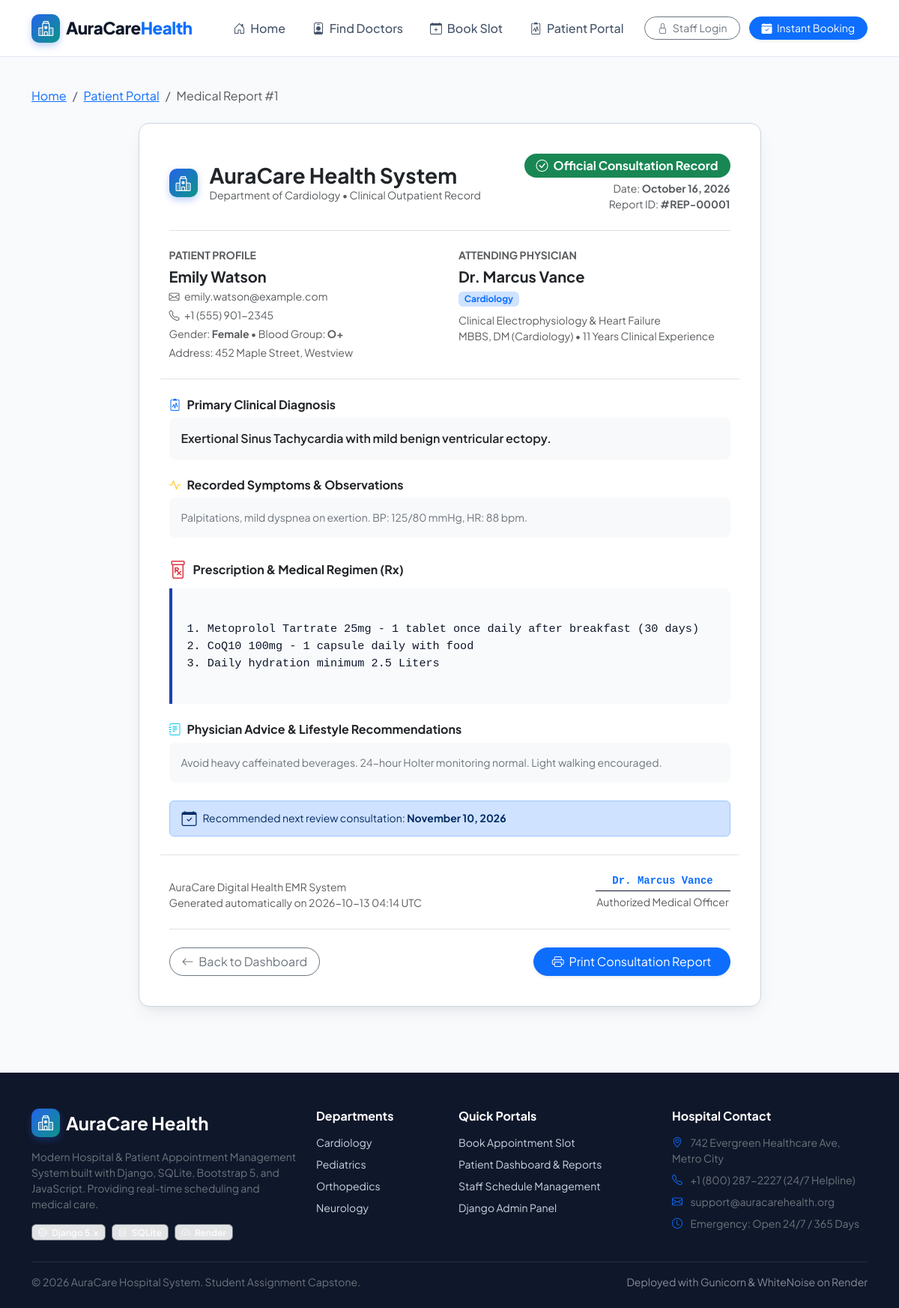
Screenshot of /reports/1/ with the database file from the repository.
### hospital_app/models.py (models this page shows, shortened)
class MedicalReport(models.Model):
    patient = models.ForeignKey(Patient, on_delete=models.CASCADE, related_name='medical_reports')
    appointment = models.OneToOneField(Appointment, on_delete=models.SET_NULL, null=True, blank=True, related_name='report')
    doctor = models.ForeignKey(Doctor, on_delete=models.SET_NULL, null=True, blank=True, related_name='reports')
    diagnosis = models.TextField(help_text="Primary medical diagnosis")
    symptoms = models.TextField(blank=True, help_text="Observed symptoms or notes")
    prescription = models.TextField(help_text="Medications, dosage, and intake instructions")
    doctor_notes = models.TextField(blank=True, help_text="Additional doctor advice / lifestyle guidelines")
    report_date = models.DateField(default=datetime.date.today)
    follow_up_date = models.DateField(null=True, blank=True)
    created_at = models.DateTimeField(auto_now_add=True)
    class Meta:
        ordering = ['-report_date', '-created_at']

class Doctor(models.Model):
    name = models.CharField(max_length=150, help_text="Full doctor name, e.g., Dr. Sarah Jenkins")
    department = models.CharField(max_length=50, choices=DEPARTMENT_CHOICES)
    specialization = models.CharField(max_length=200, help_text="Detailed specialization e.g., Interventional Cardiology")
    consultation_fee = models.DecimalField(max_digits=10, decimal_places=2, default=50.00)
    available_days = models.CharField(
        max_length=255,
        default="Monday, Tuesday, Wednesday, Thursday, Friday",
        help_text="Comma-separated days, e.g. Monday, Tuesday, Wednesday"
    )
    is_active = models.BooleanField(default=True, help_text="Designates whether this doctor is currently active.")
    qualification = models.CharField(max_length=150, default="MBBS, MD", help_text="Degrees & certifications")
    experience_years = models.PositiveIntegerField(default=5, help_text="Years of clinical experience")
    email = models.EmailField(blank=True, null=True)
    phone = models.CharField(max_length=20, blank=True, null=True)
    bio = models.TextField(blank=True, help_text="Professional summary and background")
    profile_image = models.URLField(
        blank=True,
        null=True,
        help_text="Direct URL to doctor's portrait or avatar"
    )
    class Meta:
        ordering = ['department', 'name']

class Patient(models.Model):
    user = models.ForeignKey(User, on_delete=models.SET_NULL, null=True, blank=True, related_name='patient_profiles')
    first_name = models.CharField(max_length=100)
    last_name = models.CharField(max_length=100)
    email = models.EmailField()
    phone = models.CharField(max_length=20)
    date_of_birth = models.DateField(null=True, blank=True)
    gender = models.CharField(max_length=10, choices=GENDER_CHOICES, default='Male')
    blood_group = models.CharField(max_length=5, choices=BLOOD_GROUP_CHOICES, blank=True, null=True)
    address = models.TextField(blank=True)
    created_at = models.DateTimeField(auto_now_add=True)
    class Meta:
        ordering = ['-created_at']
    @property
    def full_name(self):
        return f"{self.first_name} {self.last_name}"

### hospital_app/views.py (the view)
# urls.py: path('reports/<int:pk>/', views.view_report, name='view_report'),
def view_report(request, pk):
    report = get_object_or_404(MedicalReport, pk=pk)
    context = {
        'report': report,
        'appointment': report.appointment,
    }
    return render(request, 'hospital_app/medical_report_detail.html', context)

### hospital_app/templates/hospital_app/medical_report_detail.html (shortened to what this page needs)
{% extends 'hospital_app/base.html' %}
{% load static %}
{% block content %}
<div class="container py-4">
    <div class="mb-4 no-print">
        <nav aria-label="breadcrumb">
            <ol class="breadcrumb small">
                <li class="breadcrumb-item"><a href="{% url 'home' %}">Home</a></li>
                <li class="breadcrumb-item"><a href="{% url 'patient_dashboard' %}">Patient Portal</a></li>
                <li class="breadcrumb-item active" aria-current="page">Medical Report #{{ report.id }}</li>
            </ol>
        </nav>
    </div>
    <div class="row justify-content-center">
        <div class="col-lg-9">
            <div class="medical-report-card">
                <div class="d-flex flex-column flex-md-row justify-content-between align-items-md-center pb-4 mb-4 border-bottom">
                    <div class="d-flex align-items-center gap-3">
                        <div class="brand-icon">
                            <i class="bi bi-hospital"></i>
                        </div>
                        <div>
                            <h3 class="fw-bold text-dark mb-0">AuraCare Health System</h3>
                            <p class="small text-muted mb-0">Department of {{ report.doctor.department }} &bull; Clinical Outpatient Record</p>
                        </div>
                    </div>
                    <div class="text-md-end mt-3 mt-md-0">
                        <span class="badge bg-success px-3 py-2 fs-6 rounded-pill">
                            <i class="bi bi-check-circle me-1"></i> Official Consultation Record
                        </span>
                        <div class="small text-muted mt-1">Date: <strong>{{ report.report_date|date:"F j, Y" }}</strong></div>
                        <div class="small text-muted">Report ID: <strong>#REP-{{ report.id|stringformat:"05d" }}</strong></div>
                    </div>
                </div>
                <div class="row g-4 mb-4 pb-4 border-bottom">
                    <div class="col-md-6">
                        <h6 class="fw-bold text-uppercase text-muted small mb-2">Patient Profile</h6>
                        <h5 class="fw-bold text-dark mb-1">{{ report.patient.full_name }}</h5>
                        <div class="small text-muted mb-1"><i class="bi bi-envelope me-1"></i> {{ report.patient.email }}</div>
                        <div class="small text-muted mb-1"><i class="bi bi-telephone me-1"></i> {{ report.patient.phone }}</div>
                        <div class="small text-muted">
                            Gender: <strong>{{ report.patient.gender }}</strong> &bull; Blood Group: <strong>{{ report.patient.blood_group|default:'N/A' }}</strong>
                        </div>
                        {% if report.patient.address %}
                            <div class="small text-muted mt-1">Address: {{ report.patient.address }}</div>
                        {% endif %}
                    </div>
                    <div class="col-md-6">
                        <h6 class="fw-bold text-uppercase text-muted small mb-2">Attending Physician</h6>
                        <h5 class="fw-bold text-dark mb-1">{{ report.doctor.name }}</h5>
                        <div class="badge bg-primary-subtle text-primary mb-2">{{ report.doctor.department }}</div>
                        <div class="small text-muted">{{ report.doctor.specialization }}</div>
                        <div class="small text-muted">{{ report.doctor.qualification }} &bull; {{ report.doctor.experience_years }} Years Clinical Experience</div>
                    </div>
                </div>
                <div class="mb-4">
                    <h6 class="fw-bold text-dark mb-2">
                        <i class="bi bi-clipboard2-pulse text-primary me-2"></i>Primary Clinical Diagnosis
                    </h6>
                    <div class="p-3 bg-light rounded-3 text-dark fw-semibold">
                        {{ report.diagnosis }}
                    </div>
                </div>
                {% if report.symptoms %}
                    <div class="mb-4">
                        <h6 class="fw-bold text-dark mb-2">
                            <i class="bi bi-activity text-warning me-2"></i>Recorded Symptoms & Observations
                        </h6>
                        <div class="p-3 bg-light rounded-3 text-secondary small">
                            {{ report.symptoms }}
                        </div>
                    </div>
                {% endif %}
                <div class="mb-4">
                    <div class="d-flex align-items-center gap-2 mb-2">
                        <i class="bi bi-prescription fs-4 text-danger"></i>
                        <h6 class="fw-bold text-dark mb-0">Prescription & Medical Regimen (Rx)</h6>
                    </div>
                    <div class="prescription-box">
{{ report.prescription }}
                    </div>
                </div>
                {% if report.doctor_notes %}
                    <div class="mb-4">
                        <h6 class="fw-bold text-dark mb-2">
                            <i class="bi bi-journal-text text-info me-2"></i>Physician Advice & Lifestyle Recommendations
                        </h6>
                        <div class="p-3 bg-light rounded-3 text-secondary small">
                            {{ report.doctor_notes }}
                        </div>
                    </div>
                {% endif %}
                {% if report.follow_up_date %}
                    <div class="alert alert-primary py-2 px-3 small d-flex align-items-center gap-2 mb-4">
                        <i class="bi bi-calendar-check fs-5"></i>
                        <span>Recommended next review consultation: <strong>{{ report.follow_up_date|date:"F j, Y" }}</strong></span>
                    </div>
                {% endif %}
                <div class="row pt-4 mt-4 border-top align-items-end">
                    <div class="col-6 small text-muted">
                        <div>AuraCare Digital Health EMR System</div>
                        <div>Generated automatically on {{ report.created_at|date:"Y-m-d H:i" }} UTC</div>
                    </div>
                    <div class="col-6 text-end">
                        <div class="d-inline-block text-center">
                            <div class="font-monospace small text-primary fw-bold" style="border-bottom: 1.5px solid #0f172a; padding-bottom: 2px; width: 180px;">
                                {{ report.doctor.name }}
                            </div>
                            <span class="small text-muted d-block mt-1">Authorized Medical Officer</span>
                        </div>
                    </div>
                </div>
                <div class="d-flex justify-content-between align-items-center pt-4 mt-4 border-top no-print">
                    <a href="{% url 'patient_dashboard' %}?email={{ report.patient.email }}" class="btn btn-outline-secondary rounded-pill px-3">
                        <i class="bi bi-arrow-left me-1"></i> Back to Dashboard
                    </a>
                    <div class="d-flex gap-2">
                        <button type="button" class="btn btn-primary rounded-pill px-4 btn-print shadow-sm">
                            <i class="bi bi-printer me-1"></i> Print Consultation Report
                        </button>
                    </div>
                </div>
            </div>
        </div>
    </div>
</div>
{% endblock %}

### hospital_app/static/css/style.css (style rules this page uses)
:root { --primary-blue: #1e40af; --primary-blue-dark: #0f172a; --primary-blue-light: #3b82f6; --teal-accent: #0d9488; --teal-light: #ccfbf1; --emerald-green: #059669; --emerald-light: #d1fae5; --warning-amber: #d97706; --warning-light: #fef3c7; --danger-rose: #e11d48; --danger-light: #ffe4e6; --bg-page: #f8fafc; --bg-card: #ffffff; --text-main: #0f172a; --text-muted: #64748b; --border-soft: #e2e8f0; --radius-sm: 8px; --radius-md: 14px; --radius-lg: 20px; --shadow-subtle: 0 4px 6px -1px rgba(0, 0, 0, 0.05), 0 2px 4px -2px rgba(0, 0, 0, 0.05); --shadow-card: 0 10px 25px -5px rgba(15, 23, 42, 0.08), 0 8px 10px -6px rgba(15, 23, 42, 0.04); --shadow-hover: 0 20px 30px -10px rgba(30, 64, 175, 0.15), 0 10px 15px -5px rgba(15, 23, 42, 0.06); --transition: all 0.25s cubic-bezier(0.16, 1, 0.3, 1); }
body { font-family: 'Plus Jakarta Sans', 'Inter', -apple-system, BlinkMacSystemFont, sans-serif; background-color: var(--bg-page); color: var(--text-main); min-height: 100vh; display: flex; flex-direction: column; }
.brand-icon { width: 38px; height: 38px; background: linear-gradient(135deg, #2563eb, #0d9488); border-radius: 10px; display: flex; align-items: center; justify-content: center; color: white; font-size: 1.25rem; box-shadow: 0 4px 10px rgba(37, 99, 235, 0.3); }
.medical-report-card { background: white; border: 1px solid #cbd5e1; border-radius: var(--radius-md); padding: 2.5rem; box-shadow: var(--shadow-card); }
.prescription-box { background: #f8fafc; border-left: 4px solid var(--primary-blue); border-radius: 0 var(--radius-sm) var(--radius-sm) 0; padding: 1.25rem; font-family: monospace; font-size: 0.95rem; white-space: pre-wrap; }

### rows the page displays
MedicalReport: id "1", doctor.department "Cardiology", report_date "October 16, 2026", id "00001", patient.full_name "Emily Watson", patient.email "emily.watson@example.com", patient.phone "+1 (555) 901-2345", patient.gender "Female", patient.blood_group "O+", patient.address "452 Maple Street, Westview", doctor.name "Dr. Marcus Vance", doctor.specialization "Clinical Electrophysiology & Heart Failure", doctor.qualification "MBBS, DM (Cardiology)", doctor.experience_years "11", diagnosis "Exertional Sinus Tachycardia with mild benign ventricular ectopy.", symptoms "Palpitations, mild dyspnea on exertion. BP: 125/80 mmHg, HR: 88 bpm.", prescription "1. Metoprolol Tartrate 25mg - 1 tablet once daily after breakfast (30 days) 2. CoQ10 100mg - 1 capsule daily with food 3. Daily hydration minimum 2.5 Liters", doctor_notes "Avoid heavy caffeinated beverages. 24-hour Holter monitoring normal. Light walking encouraged.", follow_up_date "November 10, 2026", created_at "2026-10-13 04:14"
